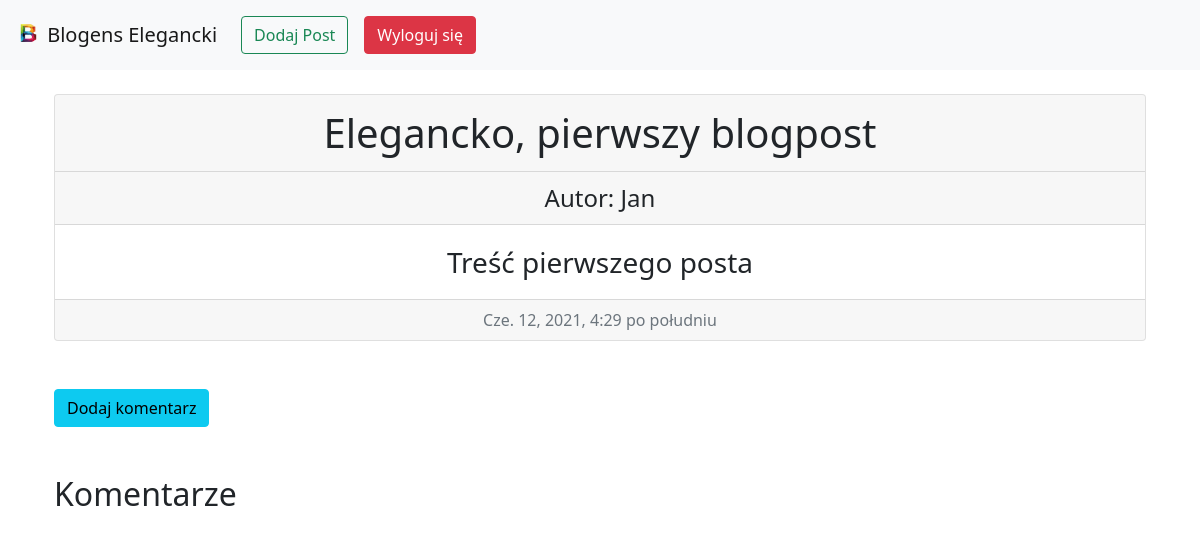
Page /post/32 (signed in) on the earlier database version.
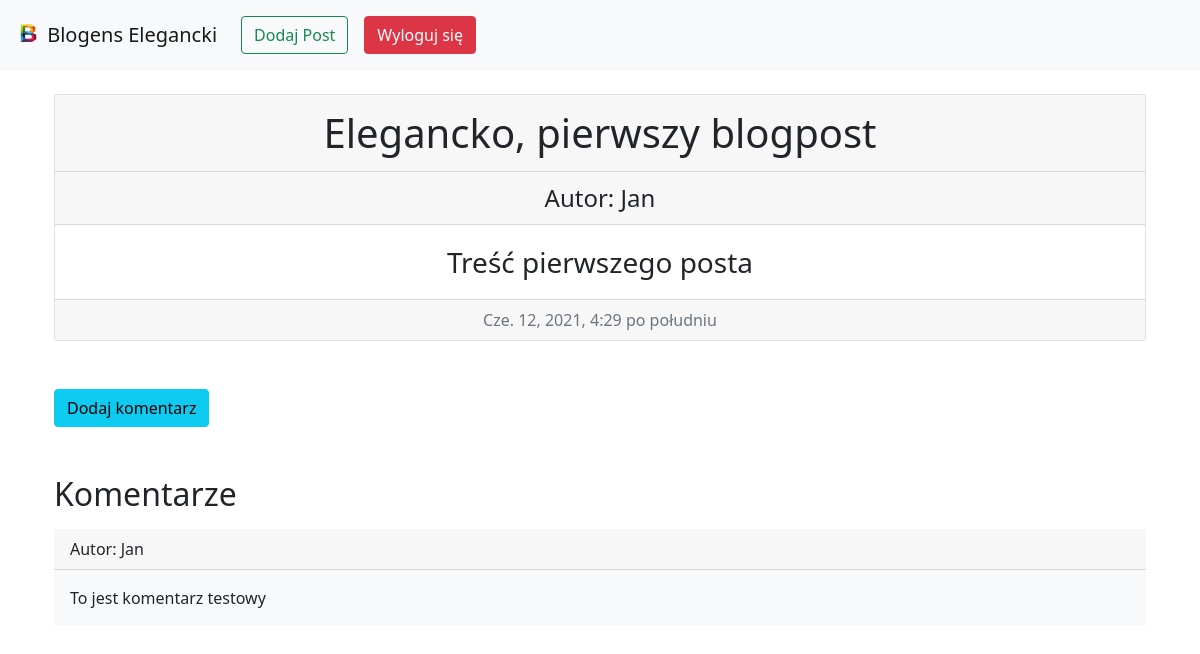
Same page on the later database version.
### blog/models.py (models this page shows, shortened)
class Comment(models.Model):
    post = models.ForeignKey(Post, related_name="comments",on_delete=models.CASCADE)
    author = models.ForeignKey(User, on_delete=models.CASCADE)
    comment = models.TextField()

### blog/views.py (the view)
# urls.py: path('post/<int:pk>', PostDetailView.as_view(), name="post_detail"),
class PostDetailView(DetailView):
    model = Post
    template_name = 'post_detail.html'

### blog/templates/post_detail.html
{% extends 'index.html' %}
{% load static %}
{% block content %}
    {% if user.is_authenticated %}
        <div class="container-sm mt-4">
            <div class="card text-center">
                <div class="card-header fs-1">
                    {{ post.title }}
                </div>
                <div class="card-header fs-4">
                    Autor: {{ post.author }}
                </div>
                <div class="card-body">
                    <p class="card-text fs-3">
                        {{ post.text }}
                    </p>
                </div>
                <div class="card-footer text-muted">
                    {{ post.created_date }}
                </div>
            </div>
            <a href="{% url 'comment_add' post.pk %}"><button type="button" class="btn btn-info mt-5">Dodaj komentarz</button></a>
        <h2 class="mt-5 mb-3">Komentarze</h2>
        {% for comment in post.comments.all %}
            <div class="card-header">
                   Autor: {{ comment.author}}
            </div>
                <div class="card-body bg-light mb-3">
                    <p class="card-text">
                        {{ comment.comment }}
                    </p>
                </div>
        {% endfor %}
        </div>
    {% else %}
        <h1 class="position-absolute top-50 start-50 translate-middle">Zaloguj się aby móc korzytać z aplikacji</h1>
    {% endif %}
{% endblock %}

Differences in the rows shown:
added Comment: author "Jan", comment "To jest komentarz testowy"
